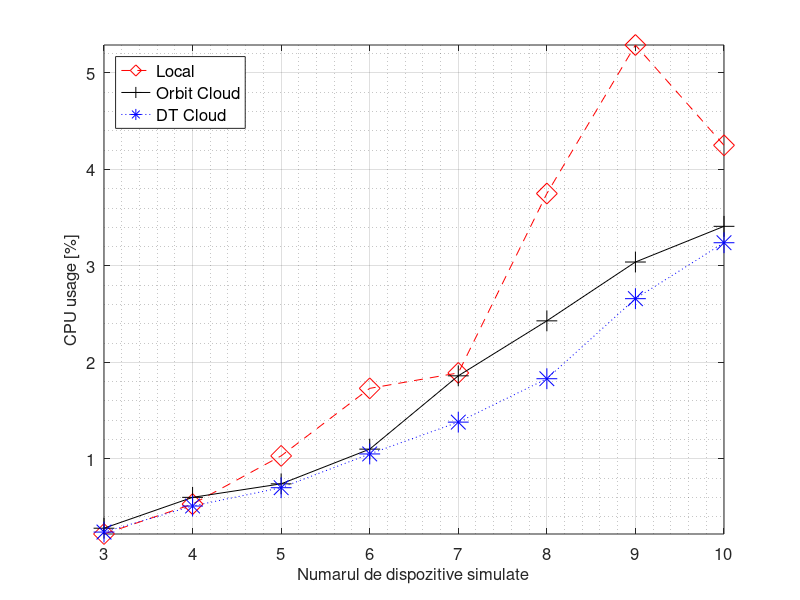
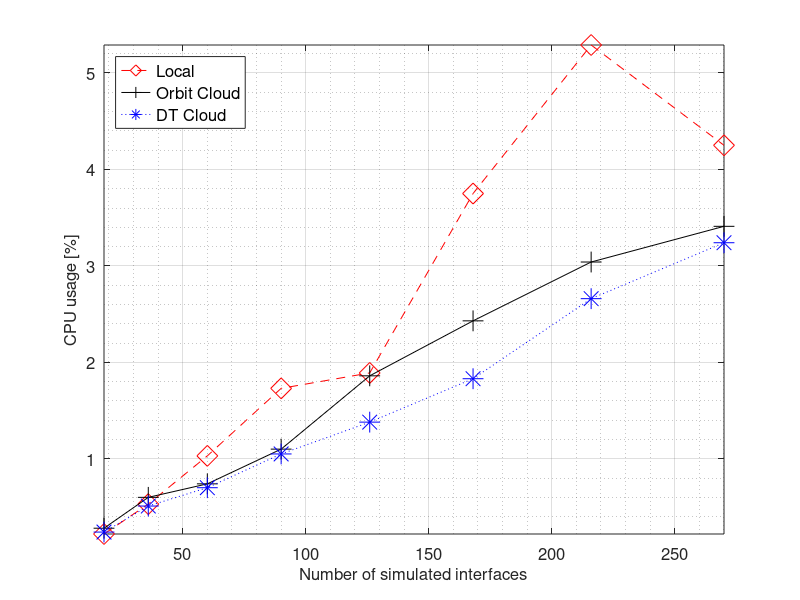
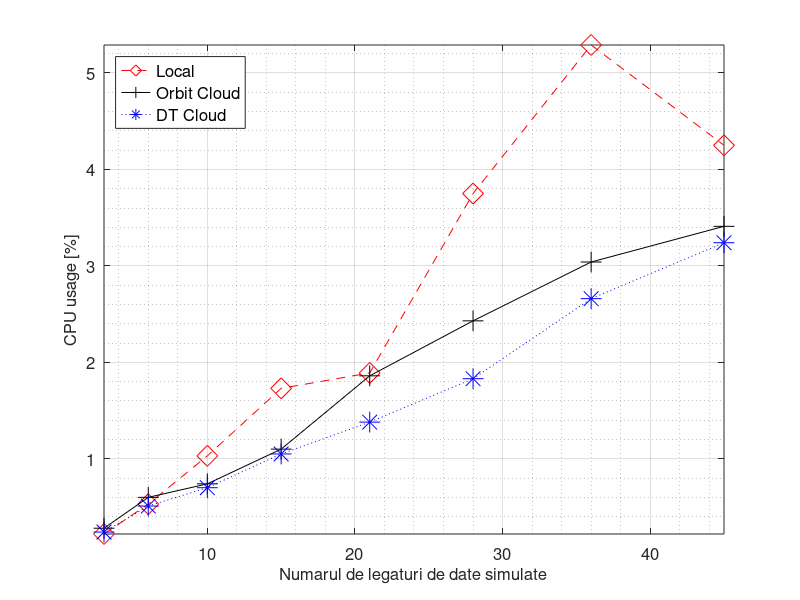

These figures' MATLAB source, in order:
nes = [3,4,5,6,7,8,9,10]
intfs = [18,36,60,90,126,168,216,270]
links = [3,6,10,15,21,28,36,45]

local_percent = [0.0022,0.0053,0.0103,0.0173,0.0189,0.0375,0.0529,0.0425]
orbit_percent = [0.0028,0.006,0.0074,0.011,0.0186,0.0243,0.0304,0.0341]
dt_percent = [0.0024,0.0051,0.007,0.0105,0.0138,0.0183,0.0266,0.0324]

local = local_percent * 100
orbit = orbit_percent * 100
dt = dt_percent * 100
figure(1)
plot(nes,local, '--dr', 'markersize', 15, nes, orbit, '-+k', 'markersize', 15, nes, dt, ':*b', 'markersize', 15)
set(gca, "fontsize", 12)

xlabel('Numarul de dispozitive simulate', "fontsize", 12)
grid on
grid minor on
ylabel('CPU usage [%]', "fontsize", 12)
leg = legend('Local','Orbit Cloud','DT Cloud', "location", 'northwest')
set(leg, "fontsize", 12)
axis('tight')

#la = num2str(local(:));
#lb = cellstr(la);
#lc = strtrim(lb);

#oa = num2str(orbit(:));
#ob = cellstr(oa);
#oc = strtrim(ob);

#da = num2str(dt(:));
#db = cellstr(da);
#dc = strtrim(db);

#text(nes, local, lc)
#text(nes, orbit, oc)
#text(nes, dt, dc)

figure(2)
plot(intfs,local, '--dr', 'markersize', 15, intfs, orbit, '-+k', 'markersize', 15, intfs, dt, ':*b', 'markersize', 15)
set(gca, "fontsize", 12)

xlabel('Number of simulated interfaces', "fontsize", 12)
grid on
grid minor on
ylabel('CPU usage [%]', "fontsize", 12)
leg = legend('Local','Orbit Cloud','DT Cloud', "location", 'northwest')
set(leg, "fontsize", 12)
axis('tight')

#la = num2str(local(:));
#lb = cellstr(la);
#lc = strtrim(lb);

#oa = num2str(orbit(:));
#ob = cellstr(oa);
#oc = strtrim(ob);

#da = num2str(dt(:));
#db = cellstr(da);
#dc = strtrim(db);

#text(intfs, local, lc)
#text(intfs, orbit, oc)
#text(intfs, dt, dc)

figure(3)
plot(links,local, '--dr', 'markersize', 15, links, orbit, '-+k', 'markersize', 15, links, dt, ':*b', 'markersize', 15)
set(gca, "fontsize", 12)

xlabel('Numarul de legaturi de date simulate', "fontsize", 12)
grid on
grid minor on
ylabel('CPU usage [%]', "fontsize", 12)
leg = legend('Local','Orbit Cloud','DT Cloud', "location", 'northwest')
set(leg, "fontsize", 12)
axis('tight')

#la = num2str(local(:));
#lb = cellstr(la);
#lc = strtrim(lb);

#oa = num2str(orbit(:));
#ob = cellstr(oa);
#oc = strtrim(ob);

#da = num2str(dt(:));
#db = cellstr(da);
#dc = strtrim(db);

#text(links, local, lc)
#text(links, orbit, oc)
#text(links, dt, dc)
